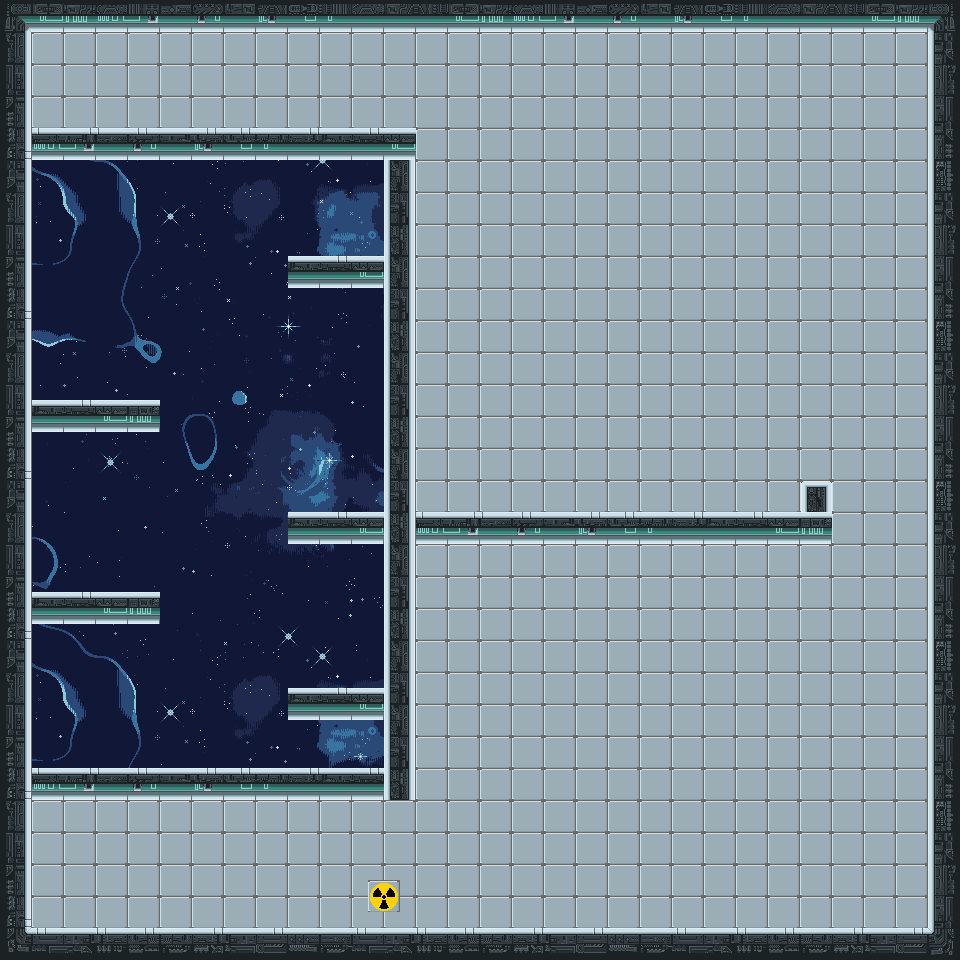

This game map was drawn from its Tiled (.tmx) file and the tilesets committed beside it. A one-line description and the trimmed map source follow:
An orthogonal 60x60 tile map with 16x16 px tiles, 3 tile layers (Background, Middleground, Wall), 2 tilesets and 19 objects.

<map version="1.8" tiledversion="1.8.2" orientation="orthogonal" renderorder="right-down" width="60" height="60" tilewidth="16" tileheight="16" infinite="0" nextlayerid="6" nextobjectid="43">
 <tileset firstgid="1" source="SpaceBack2.tsx" />
 <tileset firstgid="3876" source="LabAssets1.tsx" />
 <layer id="1" name="Background" width="60" height="60">
  <data>[3600 cells, 3600 non-empty, 1860 distinct tile ids]</data>
 </layer>
 <layer id="2" name="Middleground" width="60" height="60">
  <data>[3600 cells, 2128 non-empty, 36 distinct tile ids]</data>
 </layer>
 <layer id="3" name="Wall" width="60" height="60">
  <data>[3600 cells, 760 non-empty, 216 distinct tile ids]</data>
 </layer>
 <objectgroup id="4" name="Wall">
  <object id="1" x="0" y="0" width="960" />
  <object id="2" x="960" y="0" height="960" />
  <object id="3" x="0" y="0" height="960" />
  <object id="4" x="0" y="960" width="960" />
  <object id="5" x="0" y="0" width="960" height="32" />
  <object id="6" x="928" y="0" width="32" height="960" />
  <object id="7" x="0" y="0" width="32" height="960" />
  <object id="8" x="0" y="928" width="960" height="32" />
  <object id="16" x="32" y="592" width="128" height="32" />
  <object id="18" x="32" y="400" width="128" height="32" />
  <object id="36" x="32" y="128" width="384" height="672" />
  <object id="37" x="416" y="512" width="416" height="32" />
  <object id="38" x="800" y="480" width="32" height="32" />
 </objectgroup>
 <objectgroup id="5" name="Entities">
  <object id="9" x="76.7435" y="81.535" width="16" height="32">
   <properties>
    <property name="Name" value="Player" />
   </properties>
  </object>
  <object id="35" x="254.643" y="25.936" width="160.667" height="140">
   <properties>
    <property name="Name" value="Text" />
    <property name="Text" value="This level should have introdused the alien enemy" />
   </properties>
  </object>
  <object id="39" x="607.59" y="447.691" width="16" height="32">
   <properties>
    <property name="Name" value="Alien" />
   </properties>
  </object>
  <object id="40" x="665.951" y="450.089" width="16" height="32">
   <properties>
    <property name="Name" value="Alien" />
   </properties>
  </object>
  <object id="41" x="512.453" y="448.49" width="16" height="32">
   <properties>
    <property name="Name" value="Alien" />
   </properties>
  </object>
  <object id="42" x="340.557" y="873.002" width="48" height="48">
   <properties>
    <property name="Name" value="Goal" />
   </properties>
  </object>
 </objectgroup>
</map>
